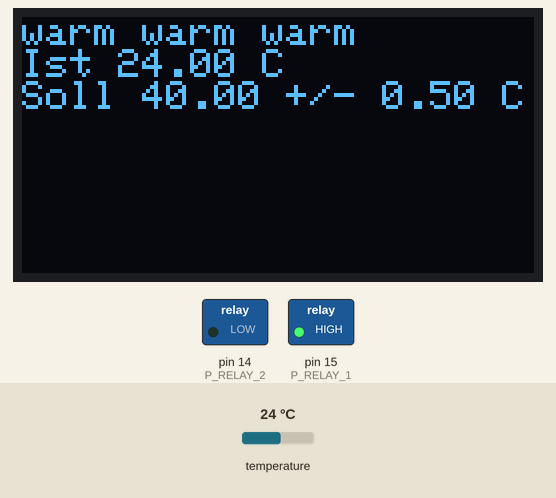
A program run on a simulated Arduino Micro, built with avr-gcc and run on an emulated ATmega32U4. Shown: 128×64 one-colour display, switched loads named in the program (green lamp = pin HIGH). The test bench sets the inputs (shaded band); at power-on: temperature 24 °C.

Above: at 1.2 s.
1.3 s: temperature set to 39.9 °C
At 2.5 s:
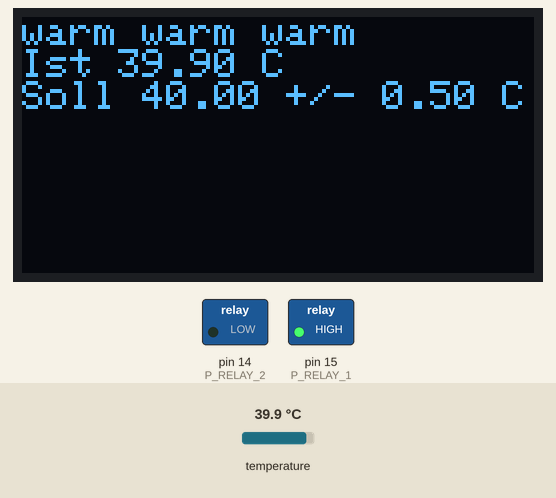
2.9 s: temperature set to 40.9 °C
At 4.0 s:
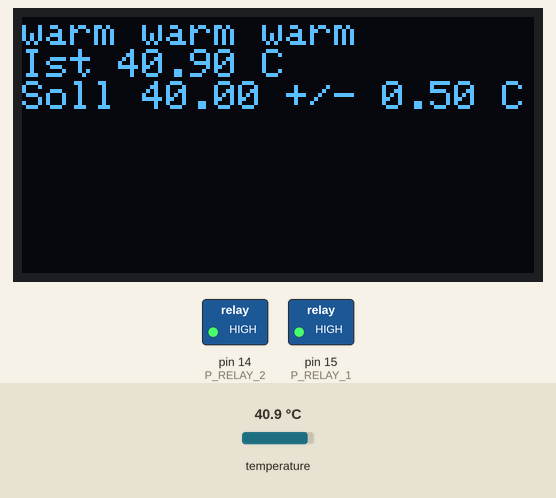
4.4 s: temperature set to 40 °C
5.9 s: temperature set to 39.1 °C
At 6.9 s:
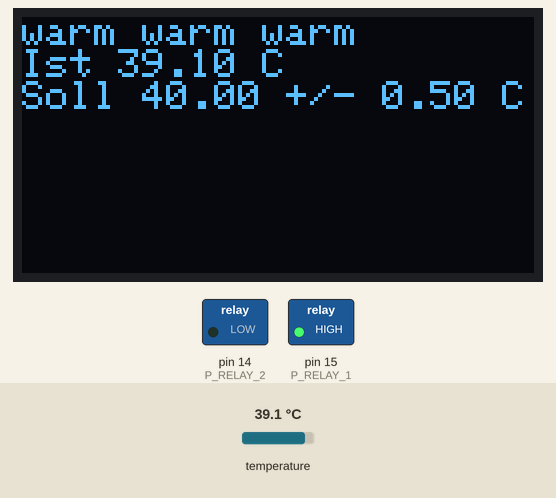
Timing chart, 0 to 8.4 s (numbered marks = the images above; inputs shaded):
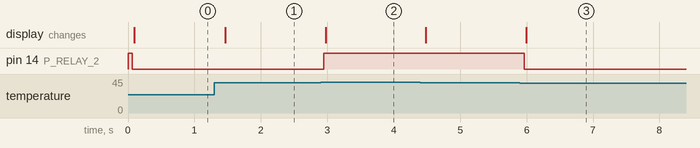

The program:

main.cpp
```cpp
#include <Arduino.h>

#include <Wire.h>
#include <Adafruit_BMP085.h>

#include <SPI.h>
#include <Wire.h>
#include <Adafruit_GFX.h>
#include <Adafruit_SSD1306.h>

#define P_RELAY_1 15
#define P_RELAY_2 14

Adafruit_BMP085 bmp;

#define OLED_RESET 4
Adafruit_SSD1306 display(OLED_RESET);

double target_temp = 40.0;
double tolerance = 0.5;

void setup() {
  Serial.begin(9600);

  pinMode(P_RELAY_1, OUTPUT);
  pinMode(P_RELAY_2, OUTPUT);
  digitalWrite(P_RELAY_1, HIGH);
  digitalWrite(P_RELAY_2, HIGH);

  if (!bmp.begin()) {
  	Serial.println("Could not find a valid BMP085 sensor, check wiring!");
  	while (1) {}
  }

  // by default, we'll generate the high voltage from the 3.3v line internally! (neat!)
  display.begin(SSD1306_SWITCHCAPVCC, 0x3C);  // initialize with the I2C addr 0x3D (for the 128x64)
  // init done

  display.clearDisplay();
  display.display();
}

void loop() {

  double current_temp = bmp.readTemperature();

  if(current_temp > target_temp + tolerance)
    digitalWrite(P_RELAY_2, HIGH);
  else if(current_temp < target_temp - tolerance)
    digitalWrite(P_RELAY_2, LOW);

  // Clear the buffer.
  display.clearDisplay();
  display.setTextSize(1);
  display.setTextColor(WHITE);
  display.setCursor(0,0);
  display.println("warm warm warm");
  display.setCursor(0,8);
  String msg = "" + String(current_temp) + " C";
  display.println("Ist " + msg);
  display.setCursor(0,16);
  String msg2 = "" + String(target_temp) + " +/- " + String(tolerance) + " C ";
  display.println("Soll " + msg2);
  display.display();

  delay(100);
}
```

Measured:
- the behaviour switches between 40.5 and 40.6 °C on temperature (found by bisection; images 1 and 2)
- the behaviour switches between 39.5 and 39.4 °C on temperature (found by bisection; images 2 and 3)
- after the input at 1.3 s, the display: changes after 0.17 s (image 1)
- after the input at 2.9 s, pin 14 (P_RELAY_2): LOW → HIGH at once; the display: changes after 0.08 s (image 2)
- after the input at 5.9 s, pin 14 (P_RELAY_2): HIGH → LOW after 0.06 s; the display: changes after 0.10 s (image 3)
